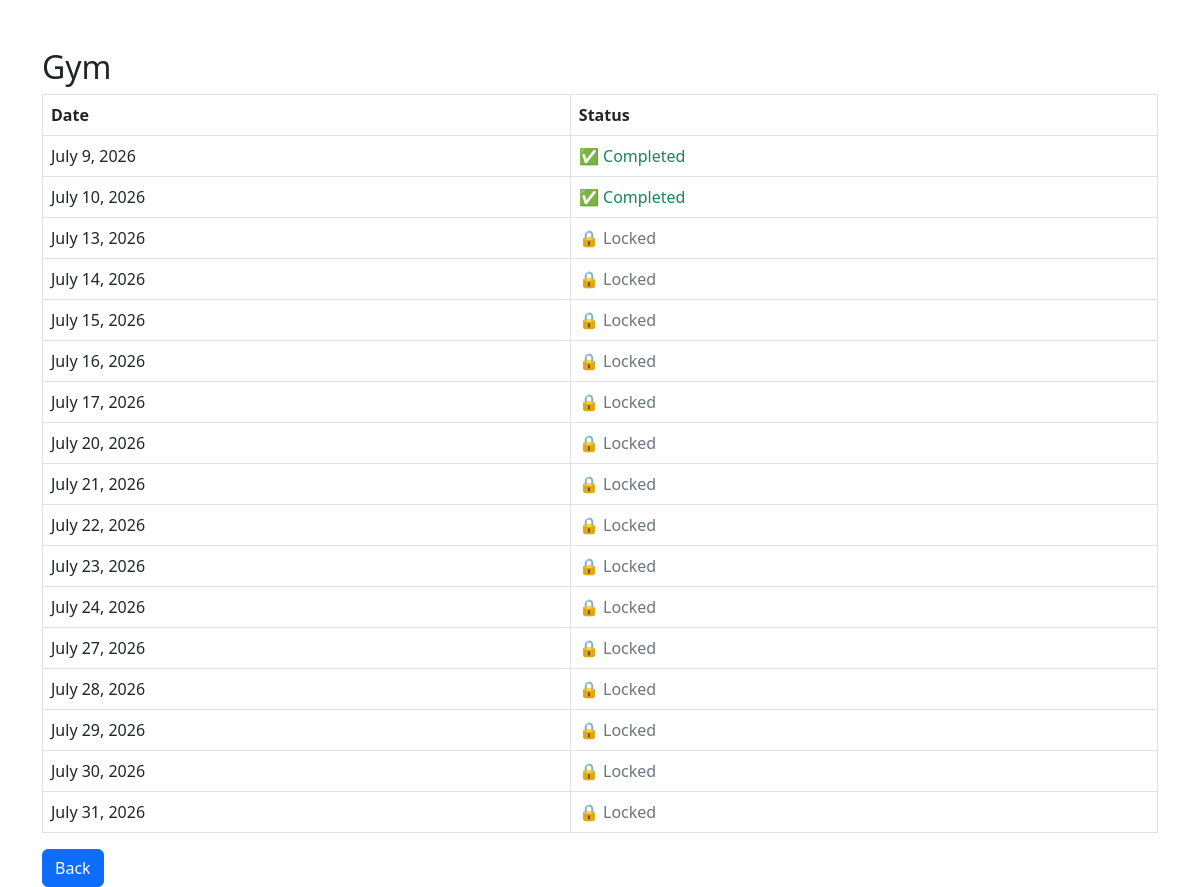
Screenshot of /habit/21/ (signed in) with the database file from the repository.
### habits/models.py (models this page shows, shortened)
class Habit(models.Model):
    user = models.ForeignKey(
        User,
        on_delete=models.CASCADE
    )
    name = models.CharField(
        max_length=200
    )
    description = models.TextField(
        blank=True
    )
    category = models.CharField(
    max_length=50,
    default="Health"
    )
    frequency = models.CharField(
    max_length=20,
    default="Daily"
    )
    reminder_time = models.TimeField(
    null=True,
    blank=True
    )
    status = models.CharField(
        max_length=20,
        choices=[
            ('Pending', 'Pending'),
            ('Completed', 'Completed'),
        ],
        default='Pending'
    )
    start_date = models.DateField()
    end_date = models.DateField( null=True,
    blank=True)

class HabitLog(models.Model):
    habit = models.ForeignKey(
        Habit,
        on_delete=models.CASCADE
    )
    log_date = models.DateField()
    completed = models.BooleanField(
        default=False
    )
    missed = models.BooleanField(
        default=False
    )
    class Meta:
        constraints = [
            models.UniqueConstraint(
                fields=["habit", "log_date"],
                name="unique_habit_log"
            )
        ]

### habits/views.py (the view)
@login_required
def habit_detail(request, id):
    habit = get_object_or_404(
        Habit,
        id=id,
        user=request.user
    )
    today = date.today()
    HabitLog.objects.filter(
        habit=habit,
        log_date__lt=today,
        completed=False
    ).update(
        missed=True
    )
    logs = HabitLog.objects.filter(
        habit=habit
    ).order_by('log_date')
    return render(
        request,
        'habits/habit_detail.html',
        {
            'habit': habit,
            'logs': logs,
            'today': today
        }
    )

### habits/templates/habits/habit_detail.html (shortened to what this page needs)
<!DOCTYPE html>
<html>
<head>
    <link href="https://cdn.jsdelivr.net/npm/bootstrap@5.3.0/dist/css/bootstrap.min.css" rel="stylesheet">
</head>
<body>
<div class="container mt-5">
    <h2>{{ habit.name }}</h2>
    <table class="table table-bordered">
        <tr>
            <th>Date</th>
            <th>Status</th>
        </tr>
        {% for log in logs %}
        <tr>
            <td>{{ log.log_date }}</td>
            <td>
                {% if log.completed %}
                    <span class="text-success">
                        ✅ Completed
                    </span>
                {% elif log.missed %}
                    <span class="text-danger">
                        ❌ Missed
                    </span>
                {% elif log.log_date == today %}
                    <a href="{% url 'mark_complete' log.id %}"
                       class="btn btn-success btn-sm">
                       Mark Complete
                    </a>
                {% else %}
                    <span class="text-secondary">
                        🔒 Locked
                    </span>
                {% endif %}
            </td>
        </tr>
        {% empty %}
        <tr>
            <td colspan="2" class="text-center">
                No records found
            </td>
        </tr>
        {% endfor %}
    </table>
    <a href="/habit-list/" class="btn btn-primary">
        Back
    </a>
</div>
</body>
</html>

### rows the page displays
Habit: name "Gym"
HabitLog: log_date "July 9, 2026", completed "✅ Completed"
HabitLog: log_date "July 10, 2026", completed "✅ Completed"
HabitLog: log_date "July 13, 2026", completed "🔒 Locked"
HabitLog: log_date "July 14, 2026", completed "🔒 Locked"
HabitLog: log_date "July 15, 2026", completed "🔒 Locked"
HabitLog: log_date "July 16, 2026", completed "🔒 Locked"
HabitLog: log_date "July 17, 2026", completed "🔒 Locked"
HabitLog: log_date "July 20, 2026", completed "🔒 Locked"
HabitLog: log_date "July 21, 2026", completed "🔒 Locked"
HabitLog: log_date "July 22, 2026", completed "🔒 Locked"
HabitLog: log_date "July 23, 2026", completed "🔒 Locked"
HabitLog: log_date "July 24, 2026", completed "🔒 Locked"
HabitLog: log_date "July 27, 2026", completed "🔒 Locked"
HabitLog: log_date "July 28, 2026", completed "🔒 Locked"
HabitLog: log_date "July 29, 2026", completed "🔒 Locked"
HabitLog: log_date "July 30, 2026", completed "🔒 Locked"
HabitLog: log_date "July 31, 2026", completed "🔒 Locked"
